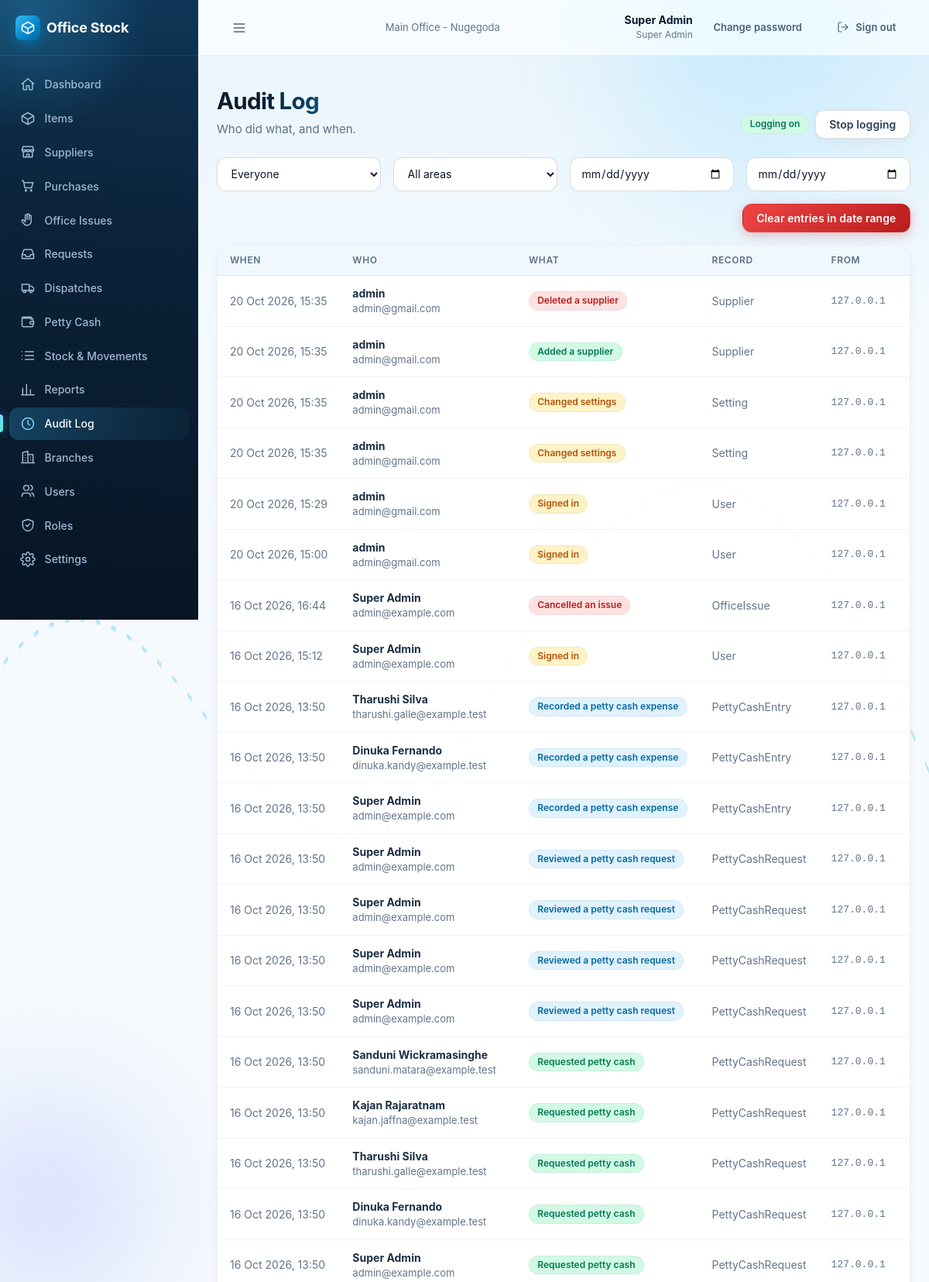
Screenshot of /audit/ (signed in, upper part) with the database file from the repository.
### accounts/models.py (models this page shows, shortened)
class User(AbstractBaseUser):
    name = models.CharField(max_length=120)
    email = models.EmailField(unique=True)
    role = models.CharField(max_length=40)
    permissions = models.JSONField(null=True, blank=True, default=None)
    branch = models.ForeignKey(Branch, on_delete=models.PROTECT, related_name='users')
    active = models.BooleanField(default=True)
    failed_logins = models.PositiveSmallIntegerField(default=0)
    locked_until = models.DateTimeField(null=True, blank=True)
    created_at = models.DateTimeField(auto_now_add=True)
    updated_at = models.DateTimeField(auto_now=True)
    USERNAME_FIELD = 'email'
    REQUIRED_FIELDS = ['name']
    objects = UserManager()
    class Meta:
        ordering = ['name']
    @property
    def role_def(self):
        if not hasattr(self, '_role_def'):
            if self.role == SUPER_ADMIN_ROLE['key']:
                self._role_def = SUPER_ADMIN_ROLE
            else:
                r = Role.objects.filter(key=self.role).first()
                self._role_def = r.as_def() if r else None
        return self._role_def
    @property
    def role_name(self):
        return (self.role_def or {}).get('name') or self.role

class Branch(models.Model):
    name = models.CharField(max_length=120)
    code = models.CharField(max_length=10, unique=True)
    type = models.CharField(max_length=10, choices=[(BRANCH_TYPES.MAIN, 'Main office'), (BRANCH_TYPES.BRANCH, 'Branch')],
                            default=BRANCH_TYPES.BRANCH)
    address = models.CharField(max_length=250, blank=True, default='')
    phone = models.CharField(max_length=40, blank=True, default='')
    active = models.BooleanField(default=True)
    created_at = models.DateTimeField(auto_now_add=True)
    updated_at = models.DateTimeField(auto_now=True)
    class Meta:
        ordering = ['type', 'name']
        constraints = [
            models.UniqueConstraint(fields=['type'], condition=models.Q(type=BRANCH_TYPES.MAIN), name='one_main_office'),
        ]

### core/models.py (models this page shows, shortened)
class AppendOnlyModel(models.Model):
    class Meta:
        abstract = True
    objects_message = 'These rows cannot be changed or deleted.'

class AuditLog(AppendOnlyModel):
    user = models.ForeignKey(settings.AUTH_USER_MODEL, null=True, blank=True, on_delete=models.SET_NULL, related_name='+')
    action = models.CharField(max_length=60, db_index=True)
    record_type = models.CharField(max_length=40, blank=True, default='')
    record_id = models.CharField(max_length=40, blank=True, default='')
    old_value = models.JSONField(null=True, blank=True)
    new_value = models.JSONField(null=True, blank=True)
    ip = models.CharField(max_length=64, blank=True, default='')
    created_at = models.DateTimeField(auto_now_add=True, db_index=True)
    objects = AuditLogQuerySet.as_manager()
    objects_message = 'Audit log entries cannot be changed or deleted.'
    class Meta:
        ordering = ['-created_at', '-id']
        indexes = [models.Index(fields=['-created_at'], name='audit_created_idx')]

### core/views.py (the view)
# urls.py: path('audit/', views.audit_log, name='audit'),
@super_admin_required
def audit_log(request):
    g = request.GET
    user_id, area, from_, to = g.get('user', ''), g.get('area', ''), g.get('from', ''), g.get('to', '')
    range_ = parse_range(from_, to)
    problem = range_.get('problem')
    qs = AuditLog.objects.select_related('user')
    if user_id.isdigit():
        qs = qs.filter(user_id=int(user_id))
    elif user_id:
        problem = problem or 'Choose a valid user'
    if area:
        qs = qs.filter(action__startswith=f'{area}.')
    start, end = _day_bounds(range_) if not problem else (None, None)
    if start:
        qs = qs.filter(created_at__gte=start)
    if end:
        qs = qs.filter(created_at__lte=end)
    try:
        page_no = max(int(g.get('page', 1)), 1)
    except ValueError:
        page_no = 1
    paginator = Paginator(qs.order_by('-created_at', '-id'), PAGE_SIZE)
    page = paginator.get_page(page_no)
    actions = sorted(AuditLog.objects.values_list('action', flat=True).distinct())
    areas = sorted({area_of(a) for a in actions}, key=lambda a: AREA_LABELS.get(a, a).lower())
    users = User.objects.filter(pk__in=AuditLog.objects.exclude(user=None).values('user_id').distinct()).order_by('name')
    entries = []
    for e in page.object_list:
        has_vals = any(v not in (None, {}, []) for v in (e.old_value, e.new_value))
        entries.append({'e': e, 'has_values': has_vals,
                        'old': json.dumps(e.old_value, indent=2, default=str) if e.old_value is not None else None,
                        'new': json.dumps(e.new_value, indent=2, default=str) if e.new_value is not None else None})
    return render(request, 'core/audit.html', {
        'entries': entries, 'page': page.number, 'pages': paginator.num_pages, 'total': paginator.count,
        'users': users, 'areas': [(a, AREA_LABELS.get(a, a)) for a in areas],
        'f': {'user': user_id, 'area': area, 'from': from_, 'to': to}, 'problem': problem,
        'filters_on': any([user_id, area, from_, to]), 'logging_on': Setting.get().audit_logging_enabled})

### core/context_processors.py (called while the page is built)
def app(request):
    ctx = {}
    user = getattr(request, 'user', None)
    if user is None or not user.is_authenticated:
        return ctx
    settings = Setting.get()
    ctx['app_settings'] = settings
    perms = getattr(request, 'perms', [])
    nav = []
    path = request.path
    for n in visible_nav(user, perms, settings.branch_module_enabled):
        try:
            url = reverse(n['url'])
        except NoReverseMatch:
            continue
        active = path == url if n.get('exact') else path.startswith(n['match'])
        nav.append({**n, 'href': url, 'active': active})
    ctx.update({
        'nav': nav,
        'perm': {p.replace('.', '_'): (p in perms) for p in ALL_PERMISSIONS},
        'is_branch_side': side_of(user) == 'branch',
        'is_super_admin': user.role == 'super_admin',
    })
    return ctx

### core/labels.py (called while the page is built)
def action_label(code):
    return ACTION_LABELS.get(code, code)

def area_of(code):
    return str(code).split('.')[0]

def action_tone(code):
    if _RED.search(code):
        return 'red'
    if _GREEN.search(code):
        return 'green'
    if _AMBER.search(code):
        return 'amber'
    return 'blue'

### core/models.py (called while the page is built)
    @classmethod
    def get(cls):
        obj = cls.objects.filter(key='app').first()
        if obj:
            return obj
        try:
            with transaction.atomic():
                return cls.objects.create(key='app')
        except IntegrityError:
            return cls.objects.get(key='app')

### core/permissions.py (called while the page is built)
def side_of(user, role_def=None):
    role_def = role_def if role_def is not None else getattr(user, 'role_def', None)
    return (role_def or {}).get('side') or SIDES.MAIN

def is_branch_side(user, role_def=None):
    return side_of(user, role_def) == SIDES.BRANCH

def effective_permissions(user, role_def=None):
    if user.role == ROLES.SUPER_ADMIN:
        return list(ALL_PERMISSIONS)
    if isinstance(user.permissions, (list, tuple)):
        return list(user.permissions)
    role_def = role_def if role_def is not None else getattr(user, 'role_def', None)
    return list((role_def or {}).get('permissions') or [])

def visible_nav(user, permissions, branch_module_enabled):
    out = []
    for n in NAV_ITEMS:
        if n.get('branch_side') and not branch_module_enabled:
            continue
        if n.get('roles'):
            if user.role not in n['roles']:
                continue
        elif n.get('perms'):
            if not any(p in permissions for p in n['perms']):
                continue
        out.append(n)
    return out

### core/templates/core/audit.html (shortened to what this page needs)
{% extends "base.html" %}
{% load ui %}
{% block content %}
<div class="page-header">
  <div><h1>Audit Log</h1><p>Who did what, and when.</p></div>
  <div class="actions">
    {% if logging_on %}{% badge "Logging on" "green" %}{% else %}{% badge "Logging stopped" "gray" %}{% endif %}
    <form method="post" action="{% url 'core:settings' %}" class="inline" {% if logging_on %}data-confirm="Stop audit logging? Actions will continue, but will not be recorded until logging is resumed."{% endif %}>
      <button class="btn {% if logging_on %}btn-secondary{% endif %}" type="submit">{% if logging_on %}Stop logging{% else %}Resume logging{% endif %}</button>
    </form>
  </div>
</div>
<form method="get" class="grid grid-4" style="margin-bottom:1rem" data-audit-filters>
  <select name="user" aria-label="Person">
    <option value="">Everyone</option>
  </select>
  <select name="area" aria-label="Area">
    <option value="">All areas</option>
  </select>
  <input type="date" name="from" value="{{ f.from }}" aria-label="From date">
  <input type="date" name="to" value="{{ f.to }}" aria-label="To date">
</form>
<div style="display:flex;justify-content:flex-end;margin-bottom:1rem">
  <form method="post" action="{% url 'core:audit_clear' %}"
        data-confirm="Permanently clear all audit entries from {{ f.from }} through {{ f.to }}? This includes every person and area, regardless of the other filters.">
    <button class="btn btn-danger" type="submit" {% if not f.from or not f.to or problem %}disabled{% endif %}>Clear entries in date range</button>
  </form>
</div>
{% if problem %}
  <div class="alert alert-error" role="alert">{{ problem }}</div>
{% elif not entries %}
  <div class="card empty">
    <h3>{% if filters_on %}No entries match your filters{% else %}Nothing recorded yet{% endif %}</h3>
    <p>{% if filters_on %}Try clearing the filters.{% else %}Every sign-in and change made in the system will appear here.{% endif %}</p>
  </div>
{% else %}
<div class="card table-wrap">
  <table class="data">
    <thead><tr><th>When</th><th>Who</th><th>What</th><th>Record</th><th>From</th><th><span class="sr-only">Details</span></th></tr></thead>
    <tbody>
    {% for r in entries %}
      <tr style="vertical-align:top">
        <td class="nowrap muted">{{ r.e.created_at|fdatetime }}</td>
        <td><b>{{ r.e.user.name|default:"Unknown user" }}</b>{% if r.e.user.email %}<div class="small muted">{{ r.e.user.email }}</div>{% endif %}</td>
        <td>{% badge r.e.action|action_name r.e.action|action_color %}</td>
        <td class="muted">{{ r.e.record_type }}</td>
        <td class="nowrap mono small muted">{{ r.e.ip }}</td>
        <td class="right">{% if r.has_values %}<button type="button" class="btn btn-ghost btn-sm" data-toggle-row="audit-{{ r.e.pk }}">Details</button>{% endif %}</td>
      </tr>
    {% endfor %}
    </tbody>
  </table>
</div>
{% endif %}
{% endblock %}

### templates/base.html (shortened to what this page needs)
{% load static ui %}<!doctype html>
<html lang="en">
<head>
  <link rel="stylesheet" href="{% static 'css/app.css' %}">
  <link rel="stylesheet" href="{% static 'css/premium.css' %}">
</head>
<body>
<div class="ambient" aria-hidden="true">
  <span class="blob b1" data-parallax="0.10"><i></i></span>
  <span class="blob b3" data-parallax="0.05"><i></i></span>
</div>
<div class="shell">
  <aside class="sidebar" id="sidebar">
    <div class="brand"><div class="brand-mark">{% icon 'box' %}</div><span class="brand-name">Office Stock</span></div>
    <nav class="nav" aria-label="Main">
      {% for n in nav %}<a href="{{ n.href }}" class="{% if n.active %}active{% endif %}">{% icon n.icon %}{{ n.label }}</a>{% endfor %}
    </nav>
  </aside>
  <div class="main-col">
    <header class="topbar">
      <button class="btn btn-ghost menu-btn" type="button" data-nav-open aria-label="Open menu">{% icon 'menu' %}</button>
      <div class="branch-name muted small">{{ request.user.branch.name }}</div>
      <div class="topbar-right">
        <div class="who"><b>{{ request.user.name }}</b><span>{{ request.user.role_name }}</span></div>
        <a class="btn btn-ghost btn-sm" href="{% url 'accounts:change_password' %}">Change password</a>
        <form method="post" action="{% url 'accounts:logout' %}" class="inline">{% csrf_token %}
          <button class="btn btn-ghost btn-sm" type="submit">{% icon 'logout' 'icon icon-sm' %}<span class="hide-sm">Sign out</span></button>
        </form>
      </div>
    </header>
    <main class="content">
      {% block content %}{% endblock %}
    </main>
  </div>
</div>
</body>
</html>

### rows the page displays
User: user.branch.name "Main Office - Nugegoda", user.name "Super Admin", user.role_name "Super Admin"
AuditLog: e.created_at|fdatetime "20 Oct 2026, 15:35", e.user.name "admin", e.user.email "admin@gmail.com", action "Deleted a supplier", e.record_type "Supplier", e.ip "127.0.0.1"
AuditLog: e.created_at|fdatetime "20 Oct 2026, 15:35", e.user.name "admin", e.user.email "admin@gmail.com", action "Added a supplier", e.record_type "Supplier", e.ip "127.0.0.1"
AuditLog: e.created_at|fdatetime "20 Oct 2026, 15:35", e.user.name "admin", e.user.email "admin@gmail.com", action "Changed settings", e.record_type "Setting", e.ip "127.0.0.1"
AuditLog: e.created_at|fdatetime "20 Oct 2026, 15:35", e.user.name "admin", e.user.email "admin@gmail.com", action "Changed settings", e.record_type "Setting", e.ip "127.0.0.1"
AuditLog: e.created_at|fdatetime "20 Oct 2026, 15:29", e.user.name "admin", e.user.email "admin@gmail.com", action "Signed in", e.record_type "User", e.ip "127.0.0.1"
AuditLog: e.created_at|fdatetime "20 Oct 2026, 15:00", e.user.name "admin", e.user.email "admin@gmail.com", action "Signed in", e.record_type "User", e.ip "127.0.0.1"
AuditLog: e.created_at|fdatetime "16 Oct 2026, 16:44", e.user.name "Super Admin", e.user.email "admin@example.com", action "Cancelled an issue", e.record_type "OfficeIssue", e.ip "127.0.0.1"
AuditLog: e.created_at|fdatetime "16 Oct 2026, 15:12", e.user.name "Super Admin", e.user.email "admin@example.com", action "Signed in", e.record_type "User", e.ip "127.0.0.1"
AuditLog: e.created_at|fdatetime "16 Oct 2026, 13:50", e.user.name "Tharushi Silva", e.user.email "tharushi.galle@example.test", action "Recorded a petty cash expense", e.record_type "PettyCashEntry", e.ip "127.0.0.1"
AuditLog: e.created_at|fdatetime "16 Oct 2026, 13:50", e.user.name "Dinuka Fernando", e.user.email "dinuka.kandy@example.test", action "Recorded a petty cash expense", e.record_type "PettyCashEntry", e.ip "127.0.0.1"
AuditLog: e.created_at|fdatetime "16 Oct 2026, 13:50", e.user.name "Super Admin", e.user.email "admin@example.com", action "Recorded a petty cash expense", e.record_type "PettyCashEntry", e.ip "127.0.0.1"
AuditLog: e.created_at|fdatetime "16 Oct 2026, 13:50", e.user.name "Super Admin", e.user.email "admin@example.com", action "Reviewed a petty cash request", e.record_type "PettyCashRequest", e.ip "127.0.0.1"
AuditLog: e.created_at|fdatetime "16 Oct 2026, 13:50", e.user.name "Super Admin", e.user.email "admin@example.com", action "Reviewed a petty cash request", e.record_type "PettyCashRequest", e.ip "127.0.0.1"
AuditLog: e.created_at|fdatetime "16 Oct 2026, 13:50", e.user.name "Super Admin", e.user.email "admin@example.com", action "Reviewed a petty cash request", e.record_type "PettyCashRequest", e.ip "127.0.0.1"
AuditLog: e.created_at|fdatetime "16 Oct 2026, 13:50", e.user.name "Super Admin", e.user.email "admin@example.com", action "Reviewed a petty cash request", e.record_type "PettyCashRequest", e.ip "127.0.0.1"
AuditLog: e.created_at|fdatetime "16 Oct 2026, 13:50", e.user.name "Sanduni Wickramasinghe", e.user.email "sanduni.matara@example.test", action "Requested petty cash", e.record_type "PettyCashRequest", e.ip "127.0.0.1"
AuditLog: e.created_at|fdatetime "16 Oct 2026, 13:50", e.user.name "Kajan Rajaratnam", e.user.email "kajan.jaffna@example.test", action "Requested petty cash", e.record_type "PettyCashRequest", e.ip "127.0.0.1"
AuditLog: e.created_at|fdatetime "16 Oct 2026, 13:50", e.user.name "Tharushi Silva", e.user.email "tharushi.galle@example.test", action "Requested petty cash", e.record_type "PettyCashRequest", e.ip "127.0.0.1"
AuditLog: e.created_at|fdatetime "16 Oct 2026, 13:50", e.user.name "Dinuka Fernando", e.user.email "dinuka.kandy@example.test", action "Requested petty cash", e.record_type "PettyCashRequest", e.ip "127.0.0.1"
AuditLog: e.created_at|fdatetime "16 Oct 2026, 13:50", e.user.name "Super Admin", e.user.email "admin@example.com", action "Requested petty cash", e.record_type "PettyCashRequest", e.ip "127.0.0.1"

### other values shown
{{ n.label }} "Dashboard" "Items" "Suppliers" "Purchases" "Office Issues" "Requests" "Dispatches" "Petty Cash" "Stock & Movements" "Reports" "Audit Log" "Branches" "Users" "Roles" "Settings"
